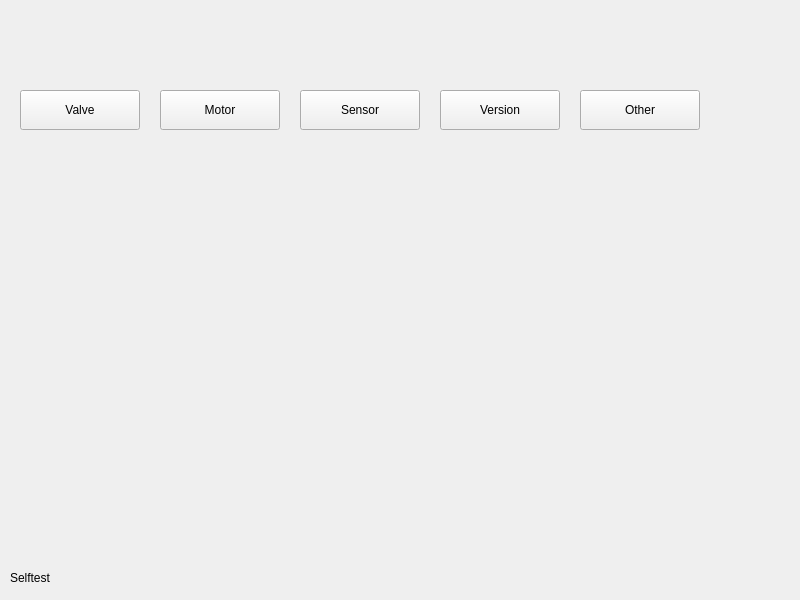
<?xml version="1.0" encoding="UTF-8"?>
<ui version="4.0">
 <class>SelftestWin</class>
 <widget class="QWidget" name="SelftestWin">
  <property name="geometry">
   <rect>
    <x>0</x>
    <y>0</y>
    <width>800</width>
    <height>600</height>
   </rect>
  </property>
  <property name="windowTitle">
   <string>SelftestWin</string>
  </property>
  <widget class="QPushButton" name="pbValve">
   <property name="geometry">
    <rect>
     <x>20</x>
     <y>90</y>
     <width>120</width>
     <height>40</height>
    </rect>
   </property>
   <property name="text">
    <string>Valve</string>
   </property>
  </widget>
  <widget class="QPushButton" name="pbMotor">
   <property name="geometry">
    <rect>
     <x>160</x>
     <y>90</y>
     <width>120</width>
     <height>40</height>
    </rect>
   </property>
   <property name="text">
    <string>Motor</string>
   </property>
  </widget>
  <widget class="QLabel" name="lbTitle">
   <property name="geometry">
    <rect>
     <x>10</x>
     <y>560</y>
     <width>100</width>
     <height>35</height>
    </rect>
   </property>
   <property name="text">
    <string>Selftest</string>
   </property>
  </widget>
  <widget class="QPushButton" name="pbSensor">
   <property name="geometry">
    <rect>
     <x>300</x>
     <y>90</y>
     <width>120</width>
     <height>40</height>
    </rect>
   </property>
   <property name="text">
    <string>Sensor</string>
   </property>
  </widget>
  <widget class="QPushButton" name="pbVersion">
   <property name="geometry">
    <rect>
     <x>440</x>
     <y>90</y>
     <width>120</width>
     <height>40</height>
    </rect>
   </property>
   <property name="text">
    <string>Version</string>
   </property>
  </widget>
  <widget class="QPushButton" name="pbOther">
   <property name="geometry">
    <rect>
     <x>580</x>
     <y>90</y>
     <width>120</width>
     <height>40</height>
    </rect>
   </property>
   <property name="text">
    <string>Other</string>
   </property>
  </widget>
 </widget>
 <layoutdefault spacing="6" margin="11"/>
 <resources/>
 <connections/>
</ui>
